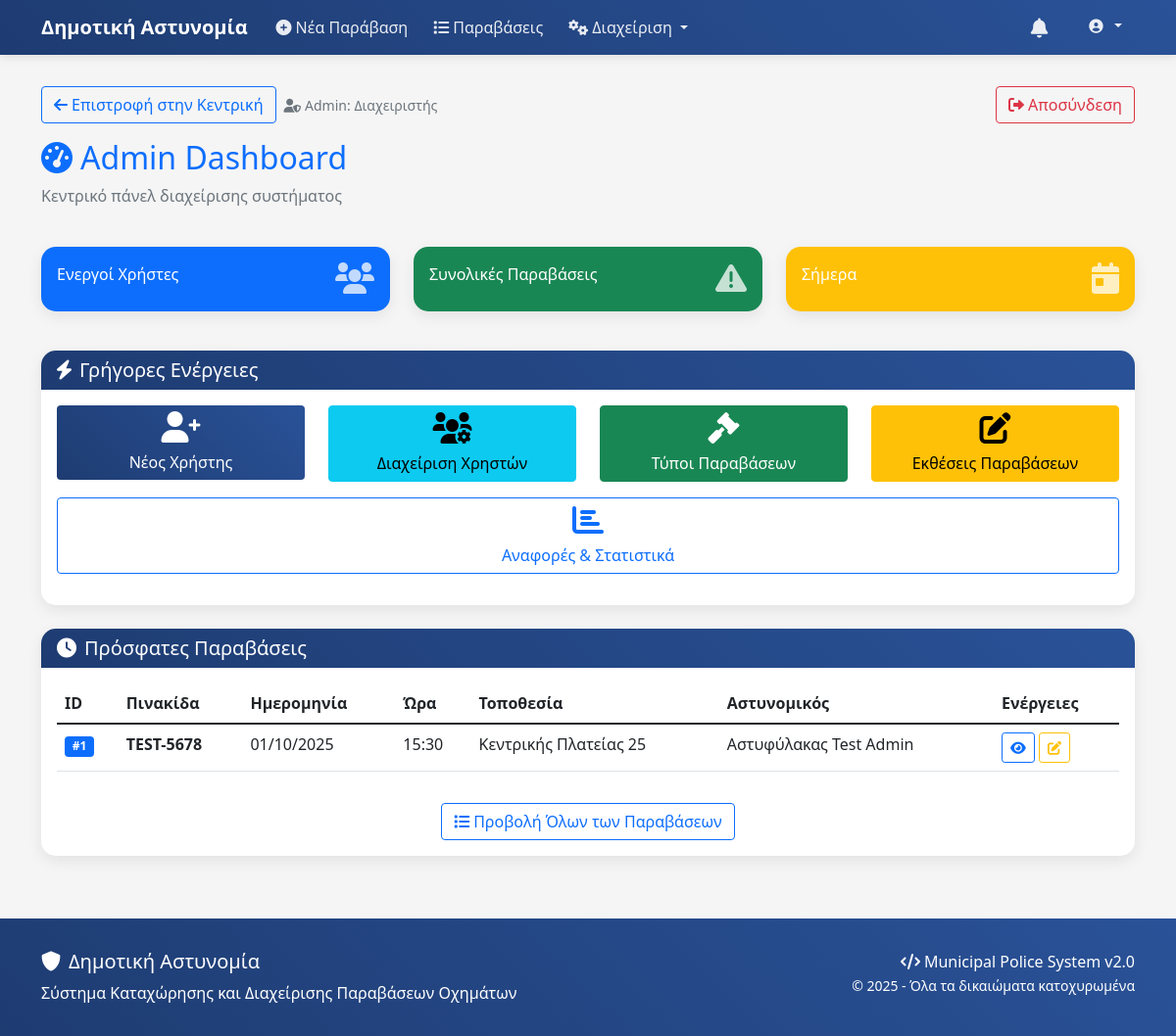
The page /admin (signed in) on the database its author committed.
### app.py (models this page shows, shortened)
class Violation(db.Model):
    id = db.Column(db.Integer, primary_key=True)
    license_plate = db.Column(db.String(20), nullable=False)
    vehicle_brand = db.Column(db.String(50), nullable=False)
    vehicle_color = db.Column(db.String(50), nullable=False)
    vehicle_type = db.Column(db.String(20), nullable=False)
    violation_date = db.Column(db.Date, nullable=False)
    violation_time = db.Column(db.Time, nullable=False)
    street = db.Column(db.String(100), nullable=False)
    street_number = db.Column(db.String(10), nullable=False)
    selected_violations = db.Column(db.Text, nullable=False)  # JSON string
    plates_removed = db.Column(db.Boolean, default=False)
    license_removed = db.Column(db.Boolean, default=False)
    registration_removed = db.Column(db.Boolean, default=False)
    photo_filename = db.Column(db.String(255), nullable=True)
    driver_last_name = db.Column(db.String(50), nullable=True)
    driver_first_name = db.Column(db.String(50), nullable=True)
    driver_father_name = db.Column(db.String(50), nullable=True)
    driver_afm = db.Column(db.String(20), nullable=True)
    driver_signature = db.Column(db.Text, nullable=True)  # Base64 encoded signature
    violation_articles = db.Column(db.Text, nullable=True)  # JSON string με άρθρα
    total_fine_amount = db.Column(db.Numeric(8,2), nullable=True)  # Συνολικό ποσό προστίμου
    fine_breakdown = db.Column(db.Text, nullable=True)  # JSON string με ανάλυση προστίμων
    officer_id = db.Column(db.Integer, db.ForeignKey('user.id'), nullable=False)
    created_at = db.Column(db.DateTime, default=datetime.utcnow)
    updated_at = db.Column(db.DateTime, default=datetime.utcnow, onupdate=datetime.utcnow)

class User(db.Model):
    id = db.Column(db.Integer, primary_key=True)
    username = db.Column(db.String(50), unique=True, nullable=False)
    email = db.Column(db.String(100), unique=True, nullable=False)
    password_hash = db.Column(db.String(255), nullable=False)
    first_name = db.Column(db.String(50), nullable=False)
    last_name = db.Column(db.String(50), nullable=False)
    rank = db.Column(db.String(50), nullable=False)  # Βαθμός
    role = db.Column(db.String(20), nullable=False, default='officer')  # 'admin', 'poweruser', 'officer'
    is_active = db.Column(db.Boolean, default=True)
    created_at = db.Column(db.DateTime, default=datetime.utcnow)
    violations = db.relationship('Violation', backref='officer', lazy=True)
    sent_messages = db.relationship('Message', foreign_keys='Message.sender_id', backref='sender', lazy=True)
    received_messages = db.relationship('MessageRecipient', backref='recipient_user', lazy=True)
    @property
    def full_name(self):
        return f"{self.rank} {self.first_name} {self.last_name}"
    def can_view_admin_dashboard(self):
        return self.role in ['admin', 'poweruser']

### app.py (the view)
@app.route('/admin')
@admin_required
def admin_dashboard():
    total_users = User.query.count()
    total_violations = Violation.query.count()
    total_messages = Message.query.count()
    recent_violations = Violation.query.order_by(Violation.created_at.desc()).limit(5).all()
    recent_users = User.query.order_by(User.created_at.desc()).limit(5).all()
    stats = {
        'total_users': total_users,
        'total_violations': total_violations,
        'total_messages': total_messages
    }
    return render_template('admin/dashboard.html',
                         stats=stats,
                         recent_violations=recent_violations,
                         recent_users=recent_users)

### app.py (called while the page is built)
def admin_required(f):
    @wraps(f)
    def decorated_function(*args, **kwargs):
        if 'user_id' not in session:
            flash('Παρακαλώ συνδεθείτε για να συνεχίσετε.', 'warning')
            return redirect(url_for('login'))
        user = User.query.get(session['user_id'])
        if not user or not user.can_view_admin_dashboard():
            flash('Δεν έχετε δικαίωμα πρόσβασης σε αυτή τη σελίδα.', 'danger')
            return redirect(url_for('dashboard'))
        return f(*args, **kwargs)
    return decorated_function

### templates/admin/dashboard.html (shortened to what this page needs)
{% extends "base_v2.html" %}
{% block content %}
<div class="row mb-3">
    <div class="col-12">
        <div class="d-flex justify-content-between align-items-center">
            <div class="d-flex align-items-center">
                <a href="{{ url_for('index') }}" class="btn btn-outline-primary me-2">
                    <i class="fas fa-arrow-left me-1"></i>Επιστροφή στην Κεντρική
                </a>
                <small class="text-muted">
                    <i class="fas fa-user-shield me-1"></i>Admin:
                    {% if current_user %}
                        {{ current_user.first_name }} {{ current_user.last_name }}
                    {% else %}
                        Διαχειριστής
                    {% endif %}
                </small>
            </div>
            <a href="{{ url_for('logout') }}" class="btn btn-outline-danger">
                <i class="fas fa-sign-out-alt me-1"></i>Αποσύνδεση
            </a>
        </div>
    </div>
</div>
<div class="row mb-4">
    <div class="col-12">
        <h2 class="text-primary">
            <i class="fas fa-tachometer-alt me-2"></i>Admin Dashboard
        </h2>
        <p class="text-muted">Κεντρικό πάνελ διαχείρισης συστήματος</p>
    </div>
</div>
<div class="row mb-4">
    <div class="col-md-4 mb-3">
        <div class="card bg-primary text-white">
            <div class="card-body">
                <div class="d-flex justify-content-between">
                    <div>
                        <p class="mb-0">Ενεργοί Χρήστες</p>
                    </div>
                    <div class="align-self-center">
                        <i class="fas fa-users fa-2x opacity-75"></i>
                    </div>
                </div>
            </div>
        </div>
    </div>
    <div class="col-md-4 mb-3">
        <div class="card bg-success text-white">
            <div class="card-body">
                <div class="d-flex justify-content-between">
                    <div>
                        <p class="mb-0">Συνολικές Παραβάσεις</p>
                    </div>
                    <div class="align-self-center">
                        <i class="fas fa-exclamation-triangle fa-2x opacity-75"></i>
                    </div>
                </div>
            </div>
        </div>
    </div>
    <div class="col-md-4 mb-3">
        <div class="card bg-warning text-white">
            <div class="card-body">
                <div class="d-flex justify-content-between">
                    <div>
                        <p class="mb-0">Σήμερα</p>
                    </div>
                    <div class="align-self-center">
                        <i class="fas fa-calendar-day fa-2x opacity-75"></i>
                    </div>
                </div>
            </div>
        </div>
    </div>
</div>
<div class="row mb-4">
    <div class="col-12">
        <div class="card">
            <div class="card-header">
                <h5 class="mb-0">
                    <i class="fas fa-bolt me-2"></i>Γρήγορες Ενέργειες
                </h5>
            </div>
            <div class="card-body">
                <div class="row">
                    <div class="col-md-3 mb-3">
                        <a href="{{ url_for('admin_add_user') }}" class="btn btn-primary w-100">
                            <i class="fas fa-user-plus fa-2x d-block mb-2"></i>
                            Νέος Χρήστης
                        </a>
                    </div>
                    <div class="col-md-3 mb-3">
                        <a href="{{ url_for('admin_users') }}" class="btn btn-info w-100">
                            <i class="fas fa-users-cog fa-2x d-block mb-2"></i>
                            Διαχείριση Χρηστών
                        </a>
                    </div>
                    <div class="col-md-3 mb-3">
                        <a href="{{ url_for('admin_violation_types') }}" class="btn btn-success w-100">
                            <i class="fas fa-gavel fa-2x d-block mb-2"></i>
                            Τύποι Παραβάσεων
                        </a>
                    </div>
                    <div class="col-md-3 mb-3">
                        <a href="{{ url_for('admin_violations') }}" class="btn btn-warning w-100">
                            <i class="fas fa-edit fa-2x d-block mb-2"></i>
                            Εκθέσεις Παραβάσεων
                        </a>
                    </div>
                </div>
                <div class="row">
                    <div class="col-md-12 mb-3">
                        <a href="{{ url_for('admin_reports') }}" class="btn btn-outline-primary w-100">
                            <i class="fas fa-chart-bar fa-2x d-block mb-2"></i>
                            Αναφορές & Στατιστικά
                        </a>
                    </div>
                </div>
            </div>
        </div>
    </div>
</div>
<div class="row">
    <div class="col-12">
        <div class="card">
            <div class="card-header">
                <h5 class="mb-0">
                    <i class="fas fa-clock me-2"></i>Πρόσφατες Παραβάσεις
                </h5>
            </div>
            <div class="card-body">
                {% if recent_violations %}
                <div class="table-responsive">
                    <table class="table table-hover">
                        <thead>
                            <tr>
                                <th>ID</th>
                                <th>Πινακίδα</th>
                                <th>Ημερομηνία</th>
                                <th>Ώρα</th>
                                <th>Τοποθεσία</th>
                                <th>Αστυνομικός</th>
                                <th>Ενέργειες</th>
                            </tr>
                        </thead>
                        <tbody>
                            {% for violation in recent_violations %}
                            <tr>
                                <td><span class="badge bg-primary">#{{ violation.id }}</span></td>
                                <td><strong>{{ violation.license_plate }}</strong></td>
                                <td>{{ violation.violation_date.strftime('%d/%m/%Y') }}</td>
                                <td>{{ violation.violation_time.strftime('%H:%M') }}</td>
                                <td>{{ violation.street }} {{ violation.street_number }}</td>
                                <td>{{ violation.officer.full_name }}</td>
                                <td>
                                    <a href="{{ url_for('view_violation', violation_id=violation.id) }}"
                                       class="btn btn-sm btn-outline-primary">
                                        <i class="fas fa-eye"></i>
                                    </a>
                                    <a href="{{ url_for('admin_edit_violation', violation_id=violation.id) }}"
                                       class="btn btn-sm btn-outline-warning">
                                        <i class="fas fa-edit"></i>
                                    </a>
                                </td>
                            </tr>
                            {% endfor %}
                        </tbody>
                    </table>
                </div>
                <div class="text-center mt-3">
                    <a href="{{ url_for('admin_violations') }}" class="btn btn-outline-primary">
                        <i class="fas fa-list me-1"></i>Προβολή Όλων των Παραβάσεων
                    </a>
                </div>
                {% else %}
                <div class="text-center py-4">
                    <i class="fas fa-inbox fa-3x text-muted mb-3"></i>
                    <p class="text-muted">Δεν υπάρχουν πρόσφατες παραβάσεις</p>
                </div>
                {% endif %}
            </div>
        </div>
    </div>
</div>
{% endblock %}

### templates/base_v2.html (style rules this page uses)
:root { --primary-color: #1e3c72; --secondary-color: #2a5298; --accent-color: #f8f9fa; }
body { background-color: #f5f5f5; font-family: 'Segoe UI', Tahoma, Geneva, Verdana, sans-serif; }
.card { border: none; border-radius: 15px; box-shadow: 0 5px 15px rgba(0,0,0,0.08); transition: transform 0.2s; }
.card-header { background: linear-gradient(45deg, var(--primary-color), var(--secondary-color)); color: white; border-radius: 15px 15px 0 0 !important; border: none; font-weight: 600; }
.btn-primary { background: linear-gradient(45deg, var(--primary-color), var(--secondary-color)); border: none; font-weight: 500; }

### rows shown on the page
Violation: id "1", license_plate "TEST-5678", violation_date "01/10/2025", violation_time "15:30", street "Κεντρικής Πλατείας", street_number "25", officer.full_name "Αστυφύλακας Test Admin"
